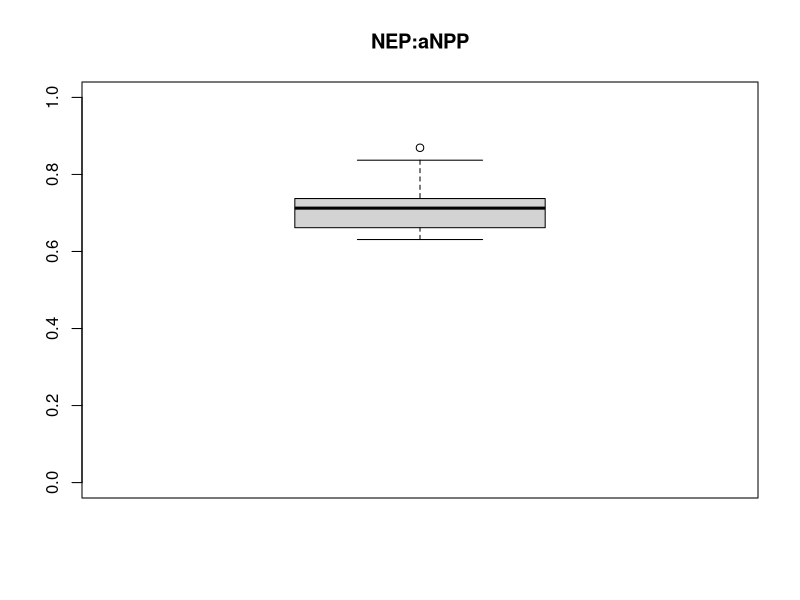

This figure's R source:


nep.niwot <- ts(read.table("monthly_nep_niwot.txt", header = T), end = 2013, frequency = 1)



nep.morgan <- ts(read.table("monthly_nep_morgan.txt", header = T), end = 2005, frequency = 1)



bioB.niwot <- ts(read.table("site_biomass_increment_recon_plotB_kg_per_ha.txt",header = T)/10,end = 2012, frequency = 1)    #/10 to convert kg/ha into g/m2
bioC.niwot <- ts(read.table("site_biomass_increment_recon_plotC_kg_per_ha.txt",header = T)/10,end = 2012, frequency = 1)
bio.niwot <- ts(apply(ts.union(bioB.niwot[,1],bioC.niwot[,1]),1,mean,na.rm = T),end = 2012,frequency = 1)

setwd( "C:/Users/babst/Desktop/post_doc_Tucson/ameriflux_sites/morgan_monroe")

bioB.morgan <- ts(read.csv("mmf_biomass_kgm2.csv", header = T)[,3], end = 2014, frequency = 1)
bioB.morgan.increment <- bioB.morgan
bioB.morgan.increment[1] = 0

for(i in 2:length(bioB.morgan)){
  
  bioB.morgan.increment[i] <- bioB.morgan[i]-bioB.morgan[(i-1)] #biomass increment from cumulative biomass
  
}

bioB.morgan.increment <- bioB.morgan.increment*1000


################################################

nep.niwot.annual <- ts(apply(nep.niwot,1,sum,na.rm = T),end = 2012, frequency = 1)
nep.morgan.annual <- ts(apply(nep.morgan,1,sum,na.rm = T),end = 2005, frequency = 1)

forcomp.niwot <- window(ts.union(nep.niwot.annual, bio.niwot*0.5),start = 1999,end = 2012)  # multiplying the TR BMinc. to get the amount of carbon; lets us compare with the tower.
forcomp.morgan <- window(ts.union(nep.morgan.annual, bioB.morgan.increment*0.5),start = 1999,end = 2005)

ratio.niwot <- forcomp.niwot[,2]/forcomp.niwot[,1]
ratio.morgan <- forcomp.morgan[,2]/forcomp.morgan[,1]

par(new=F)
boxplot(ratio.niwot, main="NEP:aNPP", ylim=c(0,1))




